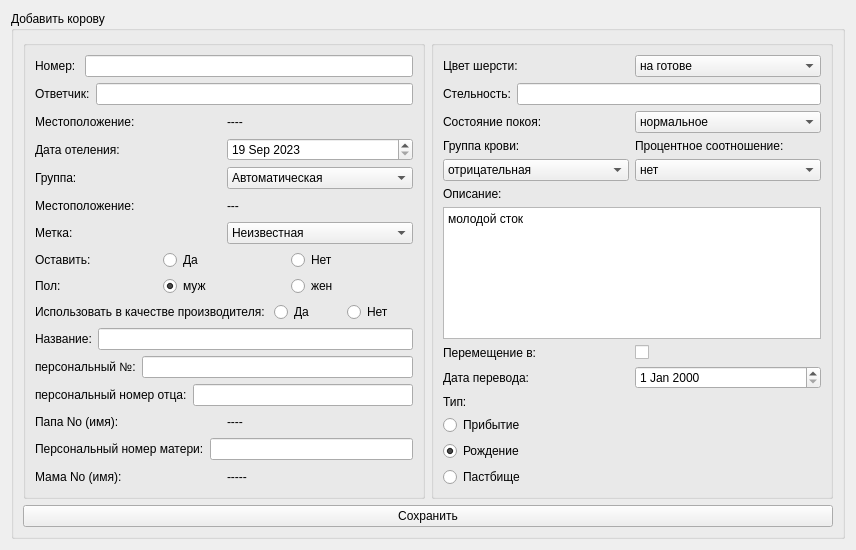
<?xml version="1.0" encoding="UTF-8"?>
<ui version="4.0">
 <class>Form_1_9_add_cow</class>
 <widget class="QWidget" name="Form_1_9_add_cow">
  <property name="geometry">
   <rect>
    <x>0</x>
    <y>0</y>
    <width>856</width>
    <height>550</height>
   </rect>
  </property>
  <property name="windowTitle">
   <string>Form</string>
  </property>
  <layout class="QHBoxLayout" name="horizontalLayout_24">
   <item>
    <widget class="QGroupBox" name="groupBox">
     <property name="title">
      <string>Добавить корову</string>
     </property>
     <layout class="QVBoxLayout" name="verticalLayout">
      <item>
       <layout class="QHBoxLayout" name="horizontalLayout_21">
        <item>
         <widget class="QGroupBox" name="groupBox_3">
          <property name="title">
           <string/>
          </property>
          <layout class="QVBoxLayout" name="verticalLayout_6">
           <item>
            <layout class="QHBoxLayout" name="horizontalLayout_23">
             <item>
              <widget class="QLabel" name="label_25">
               <property name="text">
                <string>Номер: </string>
               </property>
              </widget>
             </item>
             <item>
              <widget class="QLineEdit" name="lineEdit_animal_N"/>
             </item>
            </layout>
           </item>
           <item>
            <layout class="QHBoxLayout" name="horizontalLayout_10">
             <item>
              <widget class="QLabel" name="label_2">
               <property name="text">
                <string>Ответчик:</string>
               </property>
              </widget>
             </item>
             <item>
              <widget class="QLineEdit" name="lineEdit_responder"/>
             </item>
            </layout>
           </item>
           <item>
            <layout class="QHBoxLayout" name="horizontalLayout_6">
             <item>
              <widget class="QLabel" name="label_5">
               <property name="text">
                <string>Местоположение:</string>
               </property>
              </widget>
             </item>
             <item>
              <widget class="QLabel" name="label_location">
               <property name="text">
                <string>----</string>
               </property>
              </widget>
             </item>
            </layout>
           </item>
           <item>
            <layout class="QHBoxLayout" name="horizontalLayout_11">
             <item>
              <widget class="QLabel" name="label_3">
               <property name="text">
                <string>Дата отеления:</string>
               </property>
              </widget>
             </item>
             <item>
              <widget class="QDateEdit" name="dateEdit_birth_date">
               <property name="minimumDateTime">
                <datetime>
                 <hour>12</hour>
                 <minute>0</minute>
                 <second>0</second>
                 <year>2023</year>
                 <month>9</month>
                 <day>19</day>
                </datetime>
               </property>
              </widget>
             </item>
            </layout>
           </item>
           <item>
            <layout class="QHBoxLayout" name="horizontalLayout_12">
             <item>
              <widget class="QLabel" name="label_4">
               <property name="text">
                <string>Группа:</string>
               </property>
              </widget>
             </item>
             <item>
              <widget class="QComboBox" name="comboBox_group">
               <item>
                <property name="text">
                 <string>Автоматическая</string>
                </property>
               </item>
              </widget>
             </item>
            </layout>
           </item>
           <item>
            <layout class="QHBoxLayout" name="horizontalLayout">
             <item>
              <widget class="QLabel" name="label_17">
               <property name="text">
                <string>Местоположение:</string>
               </property>
              </widget>
             </item>
             <item>
              <widget class="QLabel" name="label_location_2">
               <property name="text">
                <string>---</string>
               </property>
              </widget>
             </item>
            </layout>
           </item>
           <item>
            <layout class="QHBoxLayout" name="horizontalLayout_2">
             <item>
              <widget class="QLabel" name="label_6">
               <property name="text">
                <string>Метка:</string>
               </property>
              </widget>
             </item>
             <item>
              <widget class="QComboBox" name="comboBox_label">
               <item>
                <property name="text">
                 <string>Неизвестная</string>
                </property>
               </item>
              </widget>
             </item>
            </layout>
           </item>
           <item>
            <layout class="QHBoxLayout" name="horizontalLayout_3">
             <item>
              <widget class="QLabel" name="label_7">
               <property name="text">
                <string>Оставить:</string>
               </property>
              </widget>
             </item>
             <item>
              <widget class="QRadioButton" name="radioButton_yes">
               <property name="text">
                <string>Да</string>
               </property>
               <property name="checked">
                <bool>true</bool>
               </property>
              </widget>
             </item>
             <item>
              <widget class="QRadioButton" name="radioButton_no">
               <property name="text">
                <string>Нет</string>
               </property>
              </widget>
             </item>
            </layout>
           </item>
           <item>
            <layout class="QHBoxLayout" name="horizontalLayout_4">
             <item>
              <widget class="QLabel" name="label_8">
               <property name="text">
                <string>Пол:</string>
               </property>
              </widget>
             </item>
             <item>
              <widget class="QRadioButton" name="radioButton_m">
               <property name="text">
                <string>муж</string>
               </property>
               <property name="checked">
                <bool>true</bool>
               </property>
              </widget>
             </item>
             <item>
              <widget class="QRadioButton" name="radioButton_w">
               <property name="text">
                <string>жен</string>
               </property>
              </widget>
             </item>
            </layout>
           </item>
           <item>
            <layout class="QHBoxLayout" name="horizontalLayout_20">
             <item>
              <widget class="QLabel" name="label_11">
               <property name="text">
                <string>Использовать в качестве производителя: </string>
               </property>
              </widget>
             </item>
             <item>
              <widget class="QRadioButton" name="radioButton_use_as_sire_yes">
               <property name="text">
                <string>Да</string>
               </property>
              </widget>
             </item>
             <item>
              <widget class="QRadioButton" name="radioButton_use_as_sire_no">
               <property name="text">
                <string>Нет</string>
               </property>
              </widget>
             </item>
            </layout>
           </item>
           <item>
            <layout class="QHBoxLayout" name="horizontalLayout_5">
             <item>
              <widget class="QLabel" name="label_9">
               <property name="text">
                <string>Название:</string>
               </property>
              </widget>
             </item>
             <item>
              <widget class="QLineEdit" name="lineEdit_name"/>
             </item>
            </layout>
           </item>
           <item>
            <layout class="QHBoxLayout" name="horizontalLayout_7">
             <item>
              <widget class="QLabel" name="label_10">
               <property name="text">
                <string>персональный №:</string>
               </property>
              </widget>
             </item>
             <item>
              <widget class="QLineEdit" name="lineEdit_life_no"/>
             </item>
            </layout>
           </item>
           <item>
            <layout class="QHBoxLayout" name="horizontalLayout_8">
             <item>
              <widget class="QLabel" name="label_12">
               <property name="text">
                <string>персональный номер отца:</string>
               </property>
              </widget>
             </item>
             <item>
              <widget class="QLineEdit" name="lineEdit_father_life_number"/>
             </item>
            </layout>
           </item>
           <item>
            <layout class="QHBoxLayout" name="horizontalLayout_9">
             <item>
              <widget class="QLabel" name="label_13">
               <property name="text">
                <string>Папа No (имя):</string>
               </property>
              </widget>
             </item>
             <item>
              <widget class="QLabel" name="label_father_no_name">
               <property name="text">
                <string>----</string>
               </property>
              </widget>
             </item>
            </layout>
           </item>
           <item>
            <layout class="QHBoxLayout" name="horizontalLayout_14">
             <item>
              <widget class="QLabel" name="label_15">
               <property name="text">
                <string>Персональный номер матери:</string>
               </property>
              </widget>
             </item>
             <item>
              <widget class="QLineEdit" name="lineEdit"/>
             </item>
            </layout>
           </item>
           <item>
            <layout class="QHBoxLayout" name="horizontalLayout_13">
             <item>
              <widget class="QLabel" name="label_16">
               <property name="text">
                <string>Мама No (имя):</string>
               </property>
              </widget>
             </item>
             <item>
              <widget class="QLabel" name="label_mother_no_name">
               <property name="text">
                <string>-----</string>
               </property>
              </widget>
             </item>
            </layout>
           </item>
          </layout>
         </widget>
        </item>
        <item>
         <widget class="QGroupBox" name="groupBox_2">
          <property name="title">
           <string/>
          </property>
          <layout class="QVBoxLayout" name="verticalLayout_8">
           <item>
            <layout class="QHBoxLayout" name="horizontalLayout_15">
             <item>
              <widget class="QLabel" name="label_18">
               <property name="text">
                <string>Цвет шерсти:</string>
               </property>
              </widget>
             </item>
             <item>
              <widget class="QComboBox" name="comboBox_mair_color">
               <item>
                <property name="text">
                 <string>на готове</string>
                </property>
               </item>
              </widget>
             </item>
            </layout>
           </item>
           <item>
            <layout class="QHBoxLayout" name="horizontalLayout_16">
             <item>
              <widget class="QLabel" name="label_19">
               <property name="text">
                <string>Стельность:</string>
               </property>
              </widget>
             </item>
             <item>
              <widget class="QLineEdit" name="lineEdit_gestaton"/>
             </item>
            </layout>
           </item>
           <item>
            <layout class="QHBoxLayout" name="horizontalLayout_18">
             <item>
              <widget class="QLabel" name="label_20">
               <property name="text">
                <string>Состояние покоя:</string>
               </property>
              </widget>
             </item>
             <item>
              <widget class="QComboBox" name="comboBox_calm">
               <item>
                <property name="text">
                 <string>нормальное</string>
                </property>
               </item>
              </widget>
             </item>
            </layout>
           </item>
           <item>
            <layout class="QHBoxLayout" name="horizontalLayout_17">
             <item>
              <layout class="QVBoxLayout" name="verticalLayout_2">
               <item>
                <widget class="QLabel" name="label_21">
                 <property name="text">
                  <string>Группа крови:</string>
                 </property>
                </widget>
               </item>
               <item>
                <widget class="QComboBox" name="comboBox_blood_type">
                 <item>
                  <property name="text">
                   <string>отрицательная</string>
                  </property>
                 </item>
                </widget>
               </item>
              </layout>
             </item>
             <item>
              <layout class="QVBoxLayout" name="verticalLayout_3">
               <item>
                <widget class="QLabel" name="label_22">
                 <property name="text">
                  <string>Процентное соотношение:</string>
                 </property>
                </widget>
               </item>
               <item>
                <widget class="QComboBox" name="comboBox_percentage">
                 <item>
                  <property name="text">
                   <string>нет</string>
                  </property>
                 </item>
                </widget>
               </item>
              </layout>
             </item>
            </layout>
           </item>
           <item>
            <layout class="QVBoxLayout" name="verticalLayout_5">
             <item>
              <layout class="QVBoxLayout" name="verticalLayout_4">
               <item>
                <widget class="QLabel" name="label_23">
                 <property name="text">
                  <string>Описание:</string>
                 </property>
                </widget>
               </item>
               <item>
                <widget class="QTextEdit" name="textEdit_description">
                 <property name="html">
                  <string>&lt;!DOCTYPE HTML PUBLIC &quot;-//W3C//DTD HTML 4.0//EN&quot; &quot;http://www.w3.org/TR/REC-html40/strict.dtd&quot;&gt;
&lt;html&gt;&lt;head&gt;&lt;meta name=&quot;qrichtext&quot; content=&quot;1&quot; /&gt;&lt;meta charset=&quot;utf-8&quot; /&gt;&lt;style type=&quot;text/css&quot;&gt;
p, li { white-space: pre-wrap; }
hr { height: 1px; border-width: 0; }
li.unchecked::marker { content: &quot;\2610&quot;; }
li.checked::marker { content: &quot;\2612&quot;; }
&lt;/style&gt;&lt;/head&gt;&lt;body style=&quot; font-family:'Segoe UI'; font-size:9pt; font-weight:400; font-style:normal;&quot;&gt;
&lt;p style=&quot; margin-top:0px; margin-bottom:0px; margin-left:0px; margin-right:0px; -qt-block-indent:0; text-indent:0px;&quot;&gt;молодой сток&lt;/p&gt;
&lt;p style=&quot;-qt-paragraph-type:empty; margin-top:0px; margin-bottom:0px; margin-left:0px; margin-right:0px; -qt-block-indent:0; text-indent:0px;&quot;&gt;&lt;br /&gt;&lt;/p&gt;&lt;/body&gt;&lt;/html&gt;</string>
                 </property>
                </widget>
               </item>
              </layout>
             </item>
             <item>
              <layout class="QHBoxLayout" name="horizontalLayout_19">
               <item>
                <widget class="QLabel" name="label_24">
                 <property name="text">
                  <string>Перемещение в:</string>
                 </property>
                </widget>
               </item>
               <item>
                <widget class="QCheckBox" name="checkBox_transfer">
                 <property name="text">
                  <string/>
                 </property>
                </widget>
               </item>
              </layout>
             </item>
            </layout>
           </item>
           <item>
            <layout class="QHBoxLayout" name="horizontalLayout_22">
             <item>
              <widget class="QLabel" name="label">
               <property name="text">
                <string>Дата перевода:</string>
               </property>
              </widget>
             </item>
             <item>
              <widget class="QDateEdit" name="dateEdit_transition"/>
             </item>
            </layout>
           </item>
           <item>
            <layout class="QVBoxLayout" name="verticalLayout_7">
             <item>
              <widget class="QLabel" name="label_14">
               <property name="text">
                <string>Тип:</string>
               </property>
              </widget>
             </item>
             <item>
              <widget class="QRadioButton" name="radioButton_1_tr">
               <property name="text">
                <string>Прибытие</string>
               </property>
              </widget>
             </item>
             <item>
              <widget class="QRadioButton" name="radioButton_2_born">
               <property name="text">
                <string>Рождение</string>
               </property>
               <property name="checked">
                <bool>true</bool>
               </property>
              </widget>
             </item>
             <item>
              <widget class="QRadioButton" name="radioButton_3_pastbishe">
               <property name="text">
                <string>Пастбище</string>
               </property>
              </widget>
             </item>
            </layout>
           </item>
          </layout>
         </widget>
        </item>
       </layout>
      </item>
      <item>
       <widget class="QPushButton" name="pushButton_save">
        <property name="text">
         <string>Сохранить</string>
        </property>
       </widget>
      </item>
     </layout>
    </widget>
   </item>
  </layout>
 </widget>
 <resources/>
 <connections/>
</ui>
